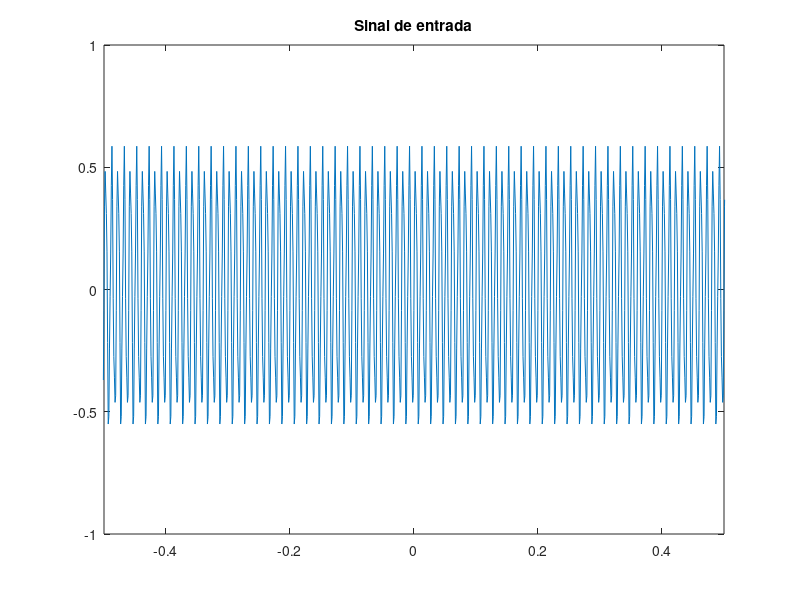
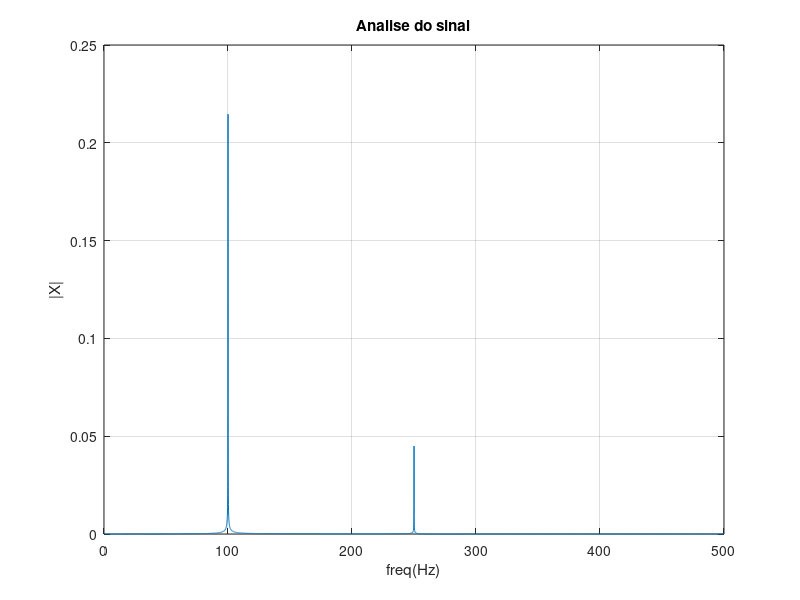

Recreate these plots in MATLAB, in order.
%Por exemplo, seja um sinal 𝑥𝑐 𝑡 = 0,5𝑠𝑒𝑛 200𝜋𝑡 + 0,1𝑠𝑒𝑛(500𝜋𝑡) qual é o valor de Ω𝑠 mínimo?


clc;
clear all;
close all;
disp('Processando...');

%Sinal
fs = 1000;
t = -2*pi:1/fs:2*pi;
x = 0.5*sin(2*pi*100*t)+0.1*sin(2*pi*250*t);

%FFT
N =length(x);
T =N/fs; %periodo
freq = linspace(0,N,N)/T;
fc = ceil(N/2);
X = fft(x)/N;
X = X(1:fc);
figure;
plot(t,x);
title('Sinal de entrada');
axis([-0.5 0.5 -1 1])

figure
plot(freq(1:fc),abs(X));
ylabel('|X|');
title('Analise do sinal');
xlabel('freq(Hz)');
grid on;

disp('Fim');


